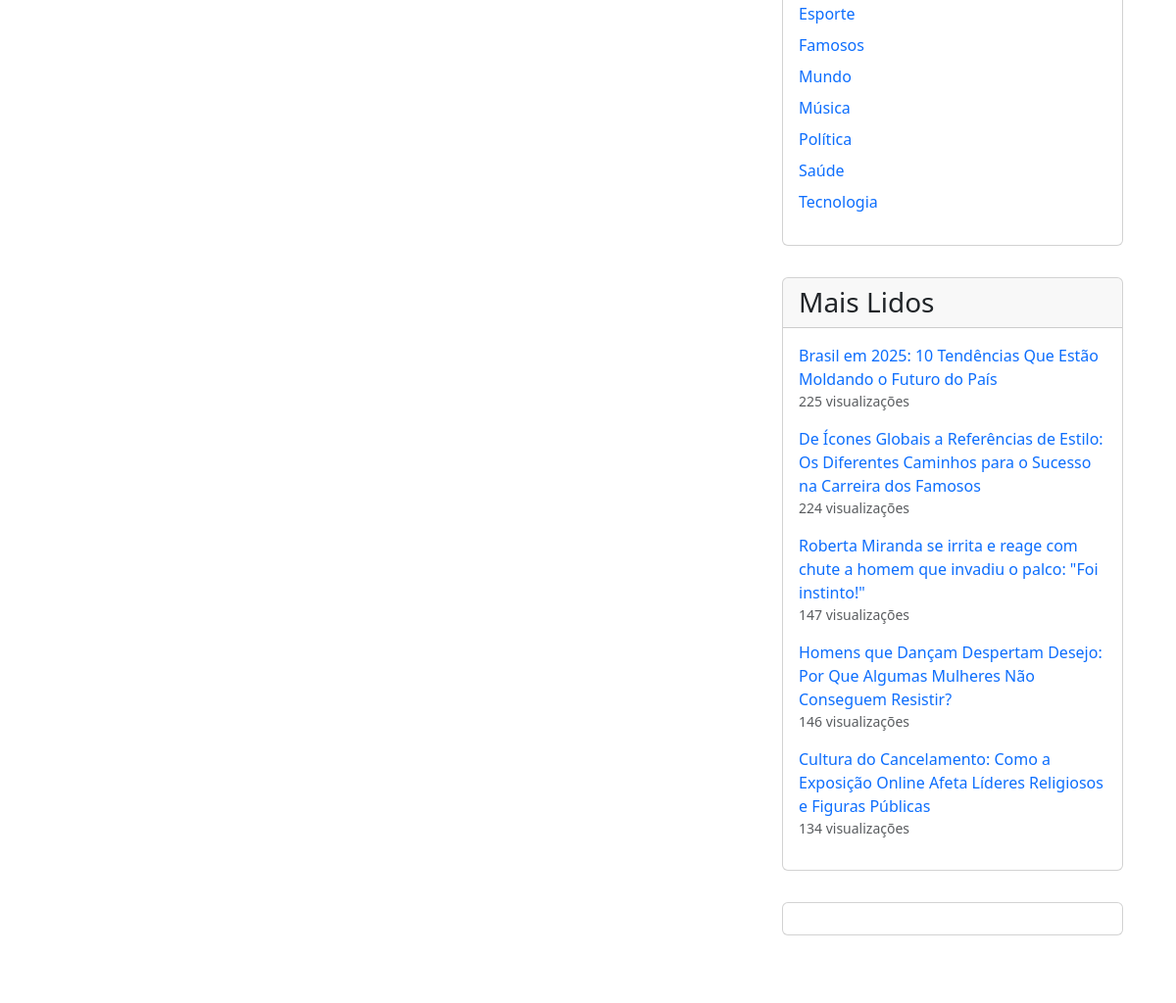
/categoria/agro (middle part), run on an earlier commit of the app's database.
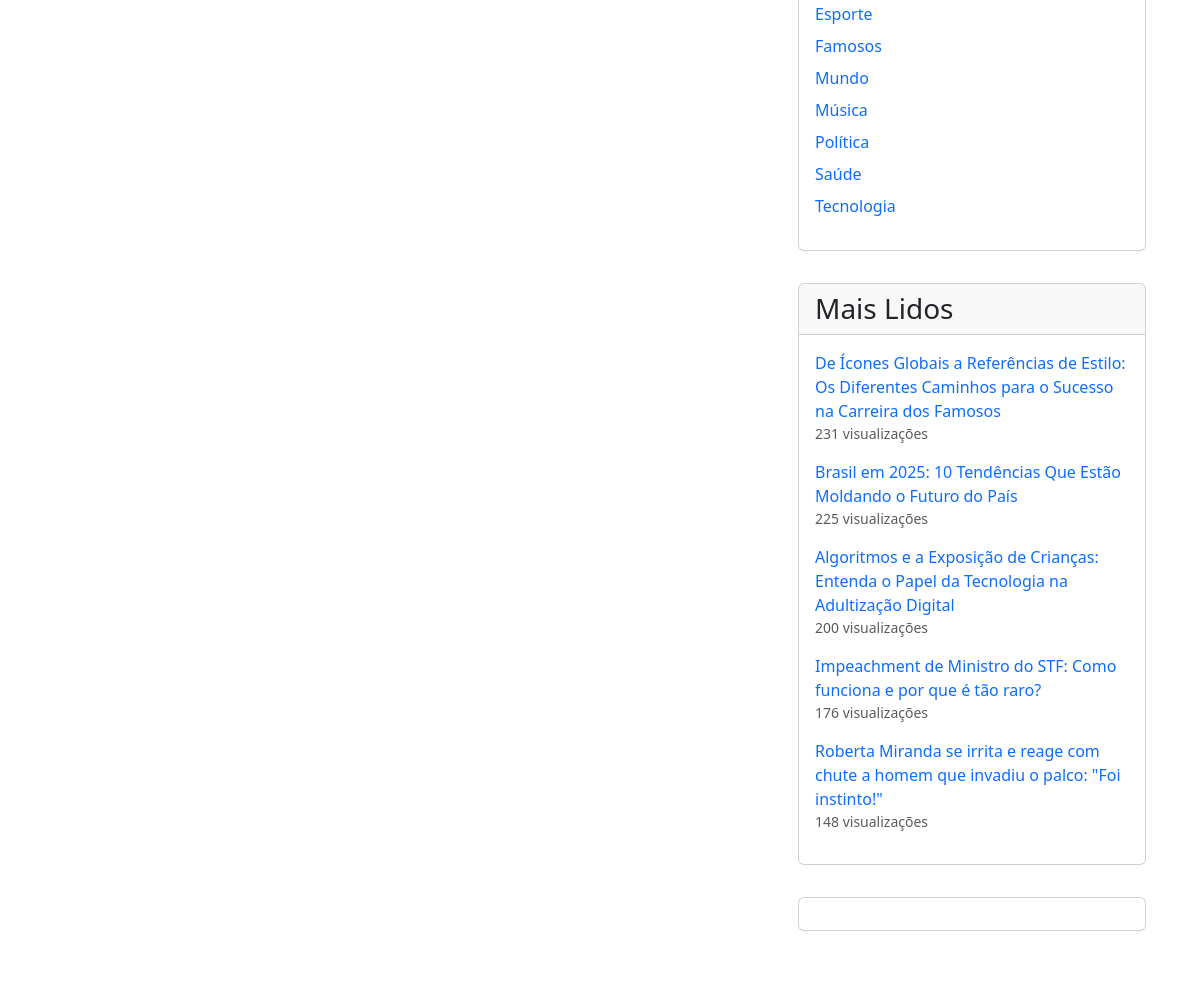
And on a later commit of the database.
### tables this page shows
CREATE TABLE `categorias` (
  `id` int(11) NOT NULL,
  `nome` varchar(100) NOT NULL,
  `slug` varchar(100) NOT NULL,
  `criada_em` datetime DEFAULT CURRENT_TIMESTAMP
);

CREATE TABLE `posts` (
  `id` int(11) NOT NULL,
  `titulo` varchar(255) NOT NULL,
  `resumo` text,
  `slug` varchar(255) NOT NULL,
  `conteudo` longtext NOT NULL,
  `editor_type` enum('tinymce','markdown') NOT NULL DEFAULT 'tinymce',
  `data_publicacao` datetime NOT NULL DEFAULT CURRENT_TIMESTAMP,
  `publicado` tinyint(1) NOT NULL DEFAULT '1',
  `imagem_destacada` varchar(255) DEFAULT NULL,
  `visualizacoes` int(11) NOT NULL DEFAULT '0',
  `categoria_id` int(11) NOT NULL,
  `autor_id` int(11) DEFAULT NULL,
  `criado_em` datetime DEFAULT CURRENT_TIMESTAMP,
  `atualizado_em` datetime DEFAULT CURRENT_TIMESTAMP ON UPDATE CURRENT_TIMESTAMP
);

### categoria.php (the view, shortened to what this page needs)
<?php
require_once 'includes/db.php';
include 'includes/header.php';
?>
<div class="container mt-4">
    <div class="row">
        <div class="col-lg-8">
        </div>
        <div class="col-lg-4">
            <?php include 'includes/sidebar.php'; ?>
        </div>
    </div>
</div>
<?php
include 'includes/footer.php';
?>

### includes/sidebar.php (shortened to what this page needs)
<?php
try {
    $stmt = $pdo->prepare("SELECT id, nome, slug FROM categorias ORDER BY nome ASC");
    $stmt->execute();
    $categorias = $stmt->fetchAll(PDO::FETCH_ASSOC);
    $stmt = $pdo->prepare("
        SELECT id, titulo, slug, visualizacoes
        FROM posts
        WHERE publicado = 1
        ORDER BY visualizacoes DESC
        LIMIT 5
    ");
    $stmt->execute();
    $posts_populares = $stmt->fetchAll(PDO::FETCH_ASSOC);
} catch (PDOException $e) {
    error_log("Erro ao buscar dados no banco: " . $e->getMessage());
    $ultimas_postagens = [];
    $categorias = [];
    $posts_populares = [];
}
?>
<div class="sidebar">
    <div class="card mb-4" data-aos="fade-left" data-aos-delay="100">
        <div class="card-body">
            <ul class="list-unstyled">
                <?php foreach ($categorias as $categoria): ?>
                <li class="mb-2">
                    <a href="<?php echo BLOG_URL; ?>/categoria/<?php echo $categoria['slug']; ?>" class="text-decoration-none">
                        <?php echo htmlspecialchars($categoria['nome']); ?>
                    </a>
                </li>
                <?php endforeach; ?>
            </ul>
        </div>
    </div>
    <div class="card mb-4" data-aos="fade-left" data-aos-delay="200">
        <div class="card-header">
            <h3 class="mb-0">Mais Lidos</h3>
        </div>
        <div class="card-body">
            <ul class="list-unstyled">
                <?php foreach ($posts_populares as $post): ?>
                <li class="mb-3">
                    <a href="<?php echo BLOG_URL; ?>/post/<?php echo $post['slug']; ?>" class="text-decoration-none">
                        <?php echo htmlspecialchars($post['titulo']); ?>
                    </a>
                    <small class="text-muted d-block">
                        <?php echo number_format($post['visualizacoes']); ?> visualizações
                    </small>
                </li>
                <?php endforeach; ?>
            </ul>
        </div>
    </div>
    <div class="card mb-4" data-aos="fade-left" data-aos-delay="300">
        <div class="card-body"></div>
    </div>
</div>

What changed in the data, as far as the page shows it:
no longer on this page (row unchanged): posts: titulo "Homens que Dançam Despertam Desejo: Por Que Algumas Mulheres Não Conseguem Resistir?", visualizacoes "146"
no longer on this page (row edited): posts: titulo "Cultura do Cancelamento: Como a Exposição Online Afeta Líderes Religiosos e Figuras Públicas", visualizacoes "134"
changed posts (number 1 of 5 on the later page): visualizacoes "224" → "231"; moves up the list
now on this page (row edited): posts: titulo "Algoritmos e a Exposição de Crianças: Entenda o Papel da Tecnologia na Adultização Digital", visualizacoes "200"
now on this page (row edited): posts: titulo "Impeachment de Ministro do STF: Como funciona e por que é tão raro?", visualizacoes "176"
changed posts (number 5 of 5 on the later page): visualizacoes "147" → "148"
